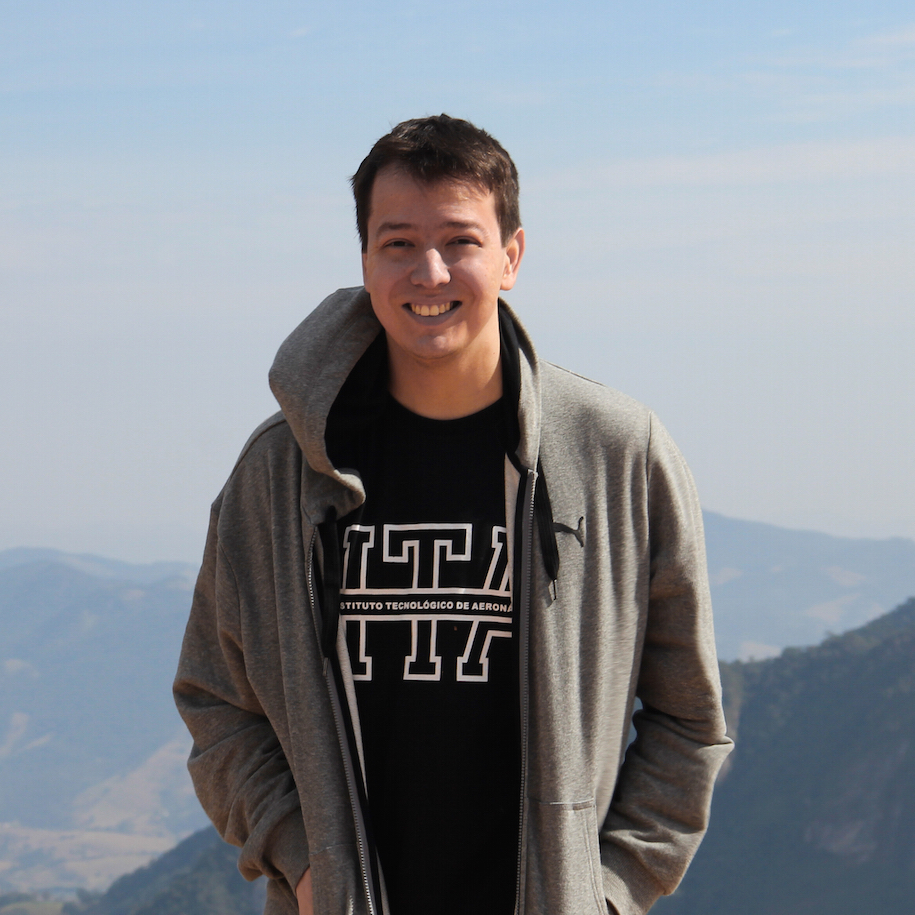
#> input picture notebooks/imgs/carlos.jpg, 915 x 915 px
$ jupyter execute vis101_t2_anotacoes_em_imagem.ipynb
#> lines starting #> are read from the running program, lines starting #| are printed output that depends on the picture
<div style="background-color: #f8f9fa; padding: 20px; border-radius: 10px; box-shadow: 0 4px 6px rgba(0, 0, 0, 0.1);">
  <div style="display: flex; justify-content: space-between; align-items: center;">

    <div style="text-align: right;">
<h1 style="color: #007bff; margin: 0; font-size: 24px;">Pós-Graduação em Visão Computacional</h1>
    </div>
</div>
<hr style="border: none; height: 1px; background-color: #007bff; margin: 20px 0;">
<h3 style="color: #343a40; margin: 0; font-size: 20px;"><strong>VIS101: Fundamentos da Visão Computacional</strong></h3>
<p style="color: #6c757d; margin: 5px 0 0; font-size: 14px;"><strong>Instrutor:</strong> Carlos Melo, MSc.</p>
</div>

Fechando esta sequência prática, vamos **anotar** uma imagem: desenhar formas e
escrever texto sobre ela. É o que usamos para marcar resultados, como a caixa em torno
de um objeto detectado e o seu rótulo.

[cell 1]
import numpy as np
import cv2
import matplotlib.pyplot as plt

plt.rcParams.update({'figure.figsize': (5, 5), 'font.size': 12})
print('Setup pronto.')

## Trabalhar sobre uma cópia

As funções de desenho do OpenCV alteram a imagem no lugar. Para preservar a original,
desenhamos sempre sobre uma cópia.

[cell 2]
img = cv2.imread("../imgs/carlos.jpg")
#> img is the input picture: shape (915, 915, 3); mean B, G, R 146.3, 139, 133.5
img_anotada = img.copy()
print("forma:", img_anotada.shape)
#| forma: (915, 915, 3)

## Desenhar um retângulo

`cv2.rectangle` recebe a imagem, o canto superior esquerdo, o canto inferior direito, a
cor em **BGR** e a espessura da linha.

[cell 3]
cv2.rectangle(img_anotada, (350, 140), (490, 350), (0, 255, 0), 5)

plt.imshow(img_anotada[:, :, ::-1])
plt.axis("off")
plt.show()

## Linha e círculo

`cv2.line` liga dois pontos e `cv2.circle` recebe o centro e o raio. As cores também são
em BGR.

[cell 4]
cv2.line(img_anotada, (0, 0), (915, 915), (255, 0, 0), 3)
cv2.circle(img_anotada, (420, 245), 120, (0, 0, 255), 3)

plt.imshow(img_anotada[:, :, ::-1])
plt.axis("off")
plt.show()

## Escrever texto

`cv2.putText` recebe a imagem, o texto, a posição inicial, a fonte, a escala, a cor e a
espessura.

[cell 5]
fonte = cv2.FONT_HERSHEY_SIMPLEX
cv2.putText(img_anotada, "Carlos", (350, 380), fonte, 1.5, (0, 255, 0), 3)
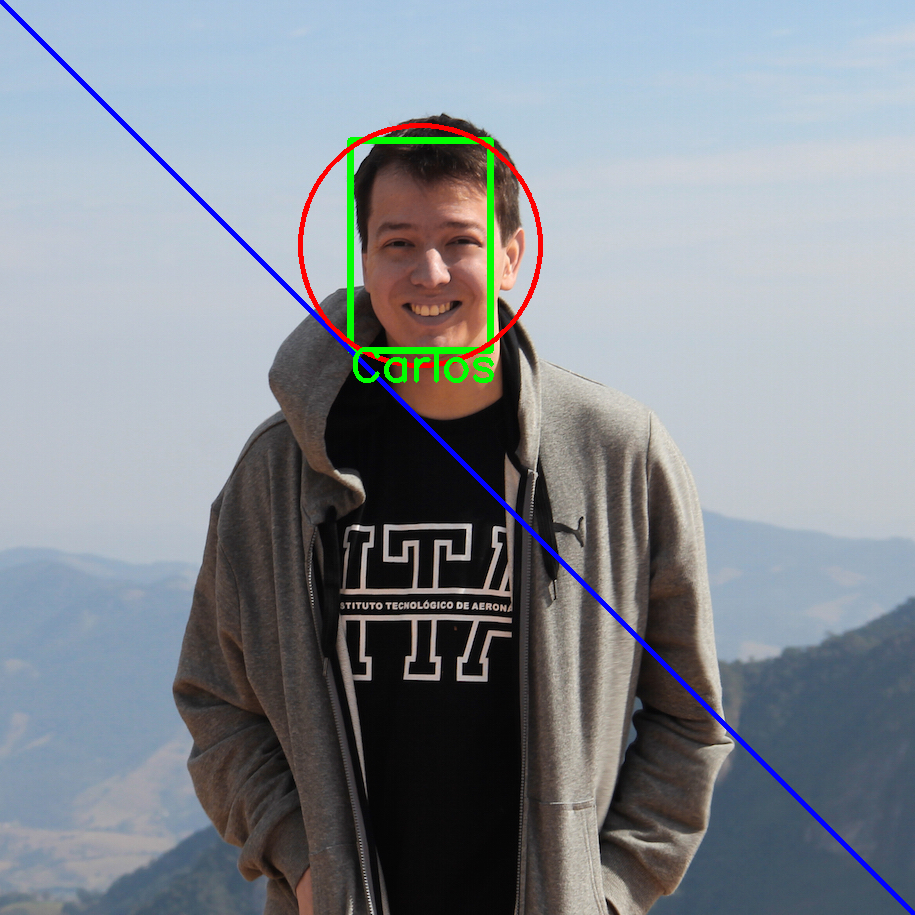
#> img_anotada: shape (915, 915, 3); mean B, G, R 146, 138.5, 132.2

plt.imshow(img_anotada[:, :, ::-1])
plt.axis("off")
plt.show()

## Síntese

Sobre uma cópia da imagem, `cv2.rectangle`, `cv2.line`, `cv2.circle` e `cv2.putText`
permitem marcar regiões e escrever rótulos. É a forma usual de exibir o resultado de uma
detecção: uma caixa e um nome sobre a imagem.

## Playground

[cell 6]
img = cv2.imread("../imgs/perfil.png")
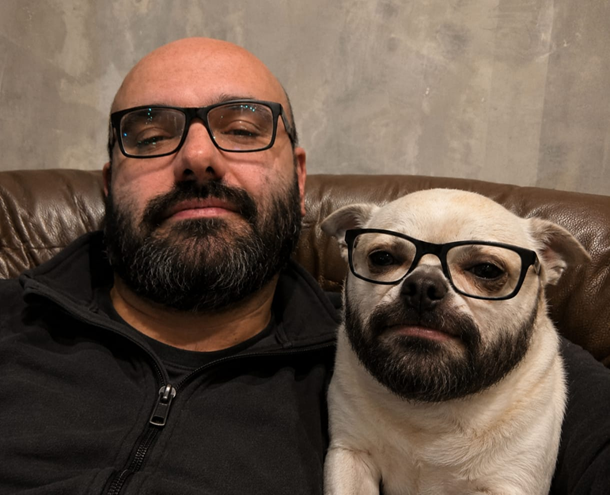
#> input picture notebooks/imgs/perfil.png, 610 x 495 px
#> img is the input picture: shape (495, 610, 3); mean B, G, R 72.4, 85.6, 103.5
img_anotada = img.copy()
print("forma:", img_anotada.shape)
#| forma: (495, 610, 3)

plt.imshow(img_anotada)
plt.show()

[cell 7]
cv2.rectangle(img_anotada, (350, 140), (490, 350), (0, 255, 0), 5)

plt.imshow(img_anotada[:, :, ::-1])
plt.show()

[cell 8]
cv2.line(img_anotada, (0, 0), (915, 915), (255, 0, 0), 3)
cv2.circle(img_anotada, (420, 245), 120, (0, 0, 255), 3)

plt.imshow(img_anotada[:, :, ::-1])

plt.show()

[cell 9]
fonte = cv2.FONT_HERSHEY_SIMPLEX
cv2.putText(img_anotada, "Cachorro", (350, 380), fonte, 1.5, (0, 255, 0), 3)
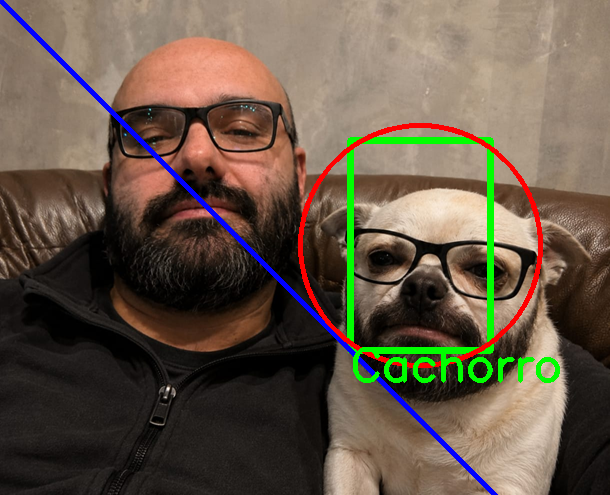
#> img_anotada: shape (495, 610, 3); mean B, G, R 72, 87.3, 101.9

plt.imshow(img_anotada[:, :, ::-1])
# plt.axis("off")
plt.show()
